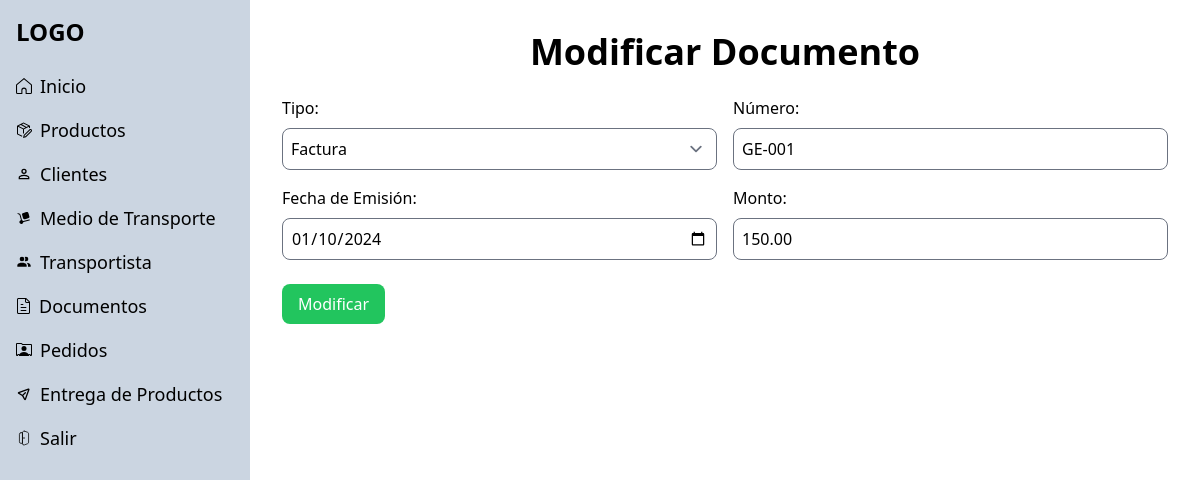
/php/layout/modificar-documento.php?id=1 (signed in), run on the app's committed database.
### tables this page shows
CREATE TABLE
  documento (
    documento_id INT AUTO_INCREMENT PRIMARY KEY,
    tipo_documento VARCHAR(50) NOT NULL,
    numero VARCHAR(50) NOT NULL,
    fecha_emision DATE NOT NULL,
    monto DECIMAL(10, 2) NOT NULL
  );

### php/layout/modificar-documento.php (the view, shortened to what this page needs)
<?php
include('../config/connection.php');
include('../components/head.php');
include('../components/sidebar.php');
if (isset($_GET['id'])) {
  $idDocumento = intval($_GET['id']);
  $sqlDocumento = "SELECT * FROM documento WHERE documento_id = ?";
  if ($stmt = $conn->prepare($sqlDocumento)) {
    $stmt->bind_param("i", $idDocumento);
    $stmt->execute();
    $result = $stmt->get_result();
    if ($result->num_rows == 1) {
      $documento = $result->fetch_assoc();
    } else {
      echo "<p>Documento no encontrado</p>";
      exit;
    }
  } else {
    echo "Error al preparar la consulta: " . $conn->error;
    exit;
  }
} else {
  echo "<p>ID no proporcionado</p>";
  exit;
}
?>
<section class="p-8">
  <div class="container mx-auto">
    <h2 class="text-4xl font-bold mb-6 text-center">Modificar Documento</h2>
    <form id="documentoForm" method="POST" action="../controllers/documentoCtrl/modificarCtrl.php" class="grid gap-6">
      <div class="grid grid-cols-2 gap-4">
        <div class="flex flex-col">
          <label for="tipo_documento" class="mb-2">Tipo:</label>
          <select id="tipo_documento" name="tipo_documento" class="p-2 border rounded-lg">
            <option value="Factura" <?php if ($documento['tipo_documento'] == 'Factura') echo 'selected'; ?>>Factura</option>
          </select>
        </div>
        <div class="flex flex-col">
          <label for="numero" class="mb-2">Número:</label>
          <input type="text" id="numero" name="numero" class="p-2 border rounded-lg" value="<?php echo $documento['numero']; ?>">
        </div>
        <div class="flex flex-col">
          <label for="fecha_emision" class="mb-2">Fecha de Emisión:</label>
          <input type="date" id="fecha_emision" name="fecha_emision" class="p-2 border rounded-lg" value="<?php echo $documento['fecha_emision']; ?>">
        </div>
        <div class="flex flex-col">
          <label for="monto" class="mb-2">Monto:</label>
          <input type="number" step="0.1" id="monto" name="monto" class="p-2 border rounded-lg" value="<?php echo $documento['monto']; ?>">
        </div>
      </div>
      <div class="grid gap-4">
        <div class="flex justify-between">
          <button type="submit" class="bg-green-500 text-white px-4 py-2 rounded-lg">Modificar</button>
        </div>
      </div>
    </form>
  </div>
</section>
<?php include('../components/footer.php'); ?>

### css/style.css (style rules this page uses)
.main-content { grid-template-columns:250px 1fr }

### data on the page
documento: tipo_documento "Factura", numero "GE-001", fecha_emision "01/10/2024", monto "150.00"
